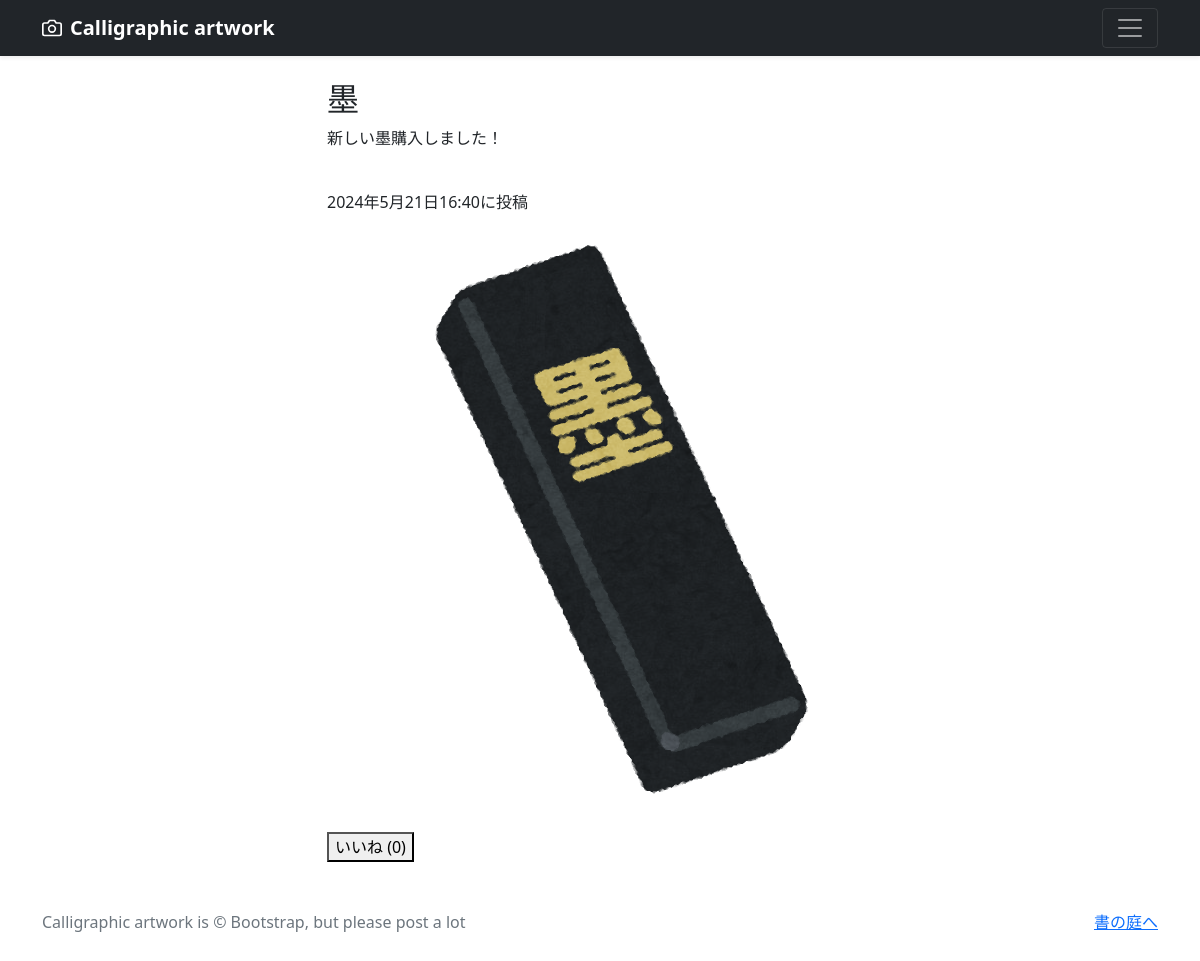
The app's page /photo-detail/2 (signed in) with its own data.
### photo/models.py (models this page shows, shortened)
class ArtWorks(models.Model):
    user = models.ForeignKey(CustomUser, verbose_name='ユーザー', on_delete=models.CASCADE)
    category = models.ForeignKey(Category, verbose_name='カテゴリ', on_delete=models.PROTECT)
    title = models.CharField(verbose_name='タイトル', max_length=200)
    comment = models.TextField(verbose_name='コメント')
    image1 = models.ImageField(verbose_name='イメージ1', upload_to='photos')
    image2 = models.ImageField(verbose_name='イメージ2', upload_to='photos', blank=True, null=True)
    image3 = models.ImageField(verbose_name='イメージ3', upload_to='photos', blank=True, null=True)
    image4 = models.ImageField(verbose_name='イメージ4', upload_to='photos', blank=True, null=True)
    image5 = models.ImageField(verbose_name='イメージ5', upload_to='photos', blank=True, null=True)
    image6 = models.ImageField(verbose_name='イメージ6', upload_to='photos', blank=True, null=True)
    image7 = models.ImageField(verbose_name='イメージ7', upload_to='photos', blank=True, null=True)
    image8 = models.ImageField(verbose_name='イメージ8', upload_to='photos', blank=True, null=True)
    image9 = models.ImageField(verbose_name='イメージ9', upload_to='photos', blank=True, null=True)
    image10 = models.ImageField(verbose_name='イメージ10', upload_to='photos', blank=True, null=True)
    posted_at = models.DateTimeField(verbose_name='投稿日時', auto_now_add=True)

### photo/views.py (the view)
# urls.py: path('photo-detail/<int:pk>', views.DetailView.as_view(), name='photo_detail'),
class DetailView(DetailView):
    template_name = 'detail.html'
    model = ArtWorks

### photo/templates/detail.html (shortened to what this page needs)
{% extends 'base.html' %}
{% block contents %}
<br>
<div class="container">
  <div class="row">
    <div class="col offset-3">
      <h2>{{ object.title }}</h2>
      <p>{{ object.comment }}</p>
      <br>
      <p>{{ object.posted_at }}に投稿</p>
      <p><img src="{{ object.image1.url }}"></p>
                 {% if user.is_authenticated %}
                {% if user != object.user %}
                    <button id="like-button" data-liked="{{ is_liked }}" data-url="{% url 'photo:photo_like' object.pk %}">
                    </button>
                {% else %}
                    <p>自分の投稿には「いいね」できません</p>
                {% endif %}
            {% endif %}
    </div>
  </div>
</div>
{% endblock %}

### records on screen
ArtWorks: title "墨", comment "新しい墨購入しました！", posted_at "2024年5月21日16:40", image1 (picture)
